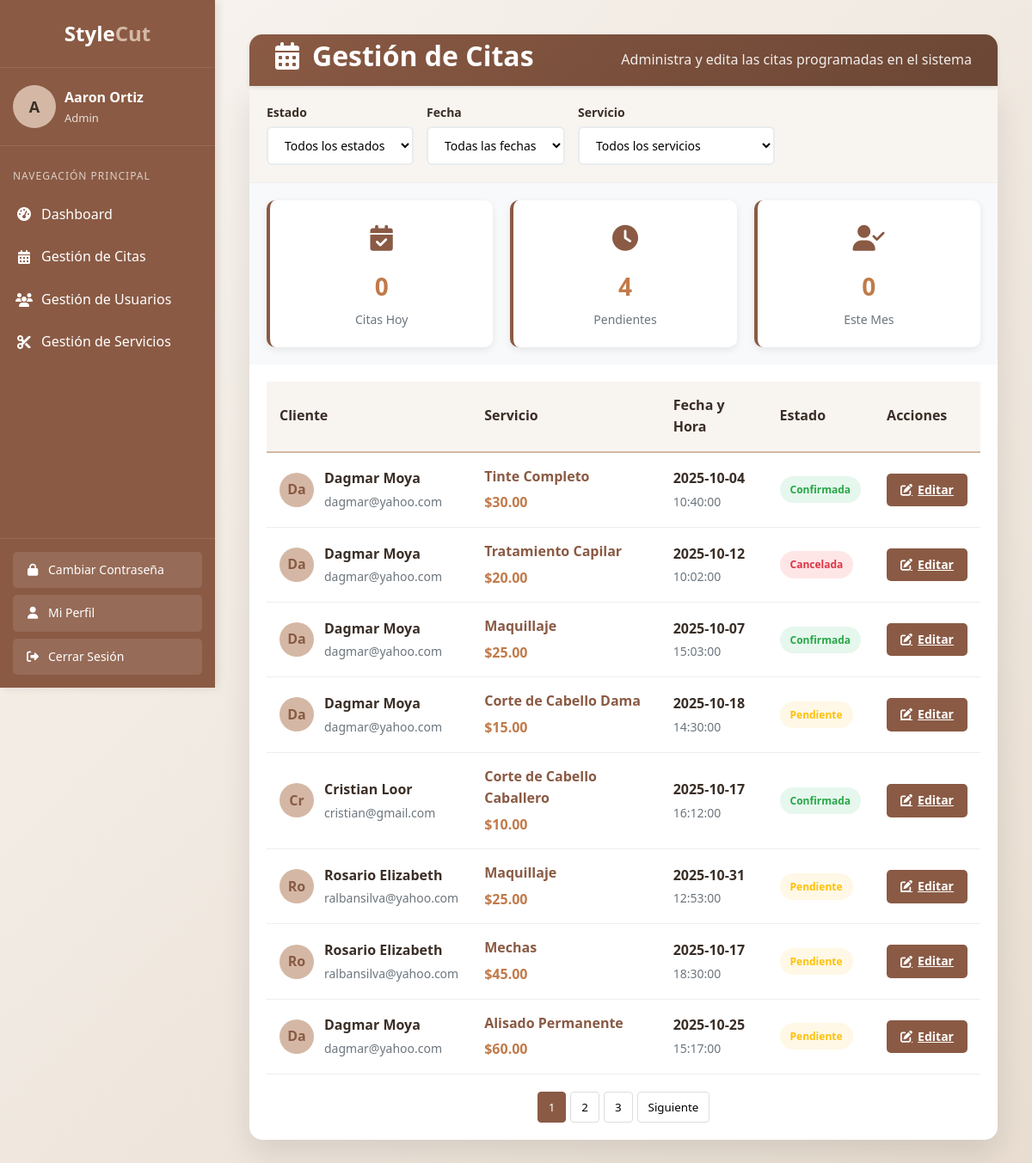
The page /admin/gestion_citas.php (signed in) on the database its author committed.
### tables this page shows
CREATE TABLE `citas` (
  `id` int(11) NOT NULL,
  `usuario_id` int(11) NOT NULL,
  `servicio_id` int(11) NOT NULL,
  `fecha` date NOT NULL,
  `hora` time NOT NULL,
  `estado` enum('pendiente','confirmada','cancelada') DEFAULT 'pendiente'
);

CREATE TABLE `usuarios` (
  `id` int(11) NOT NULL,
  `nombre` varchar(100) NOT NULL,
  `email` varchar(100) NOT NULL,
  `telefono` varchar(20) DEFAULT NULL,
  `password` varchar(255) NOT NULL,
  `rol` enum('cliente','admin') DEFAULT 'cliente',
  `github_id` varchar(50) DEFAULT NULL,
  `facebook_id` varchar(50) DEFAULT NULL
);

CREATE TABLE `servicios` (
  `id` int(11) NOT NULL,
  `nombre` varchar(100) NOT NULL,
  `descripcion` text DEFAULT NULL,
  `duracion` int(11) NOT NULL,
  `precio` decimal(10,2) NOT NULL
);

### admin/gestion_citas.php (the view, shortened to what this page needs)
<?php
include __DIR__ . "/../templates/header.php";
include __DIR__ . "/../conexion/bd.php";
$sql = $conexion->prepare("SELECT COUNT(*) as total FROM citas WHERE estado = 'pendiente'");
$sql->execute();
$total_citas_pendientes = $sql->fetch(PDO::FETCH_OBJ);
$sql = $conexion->prepare("SELECT COUNT(*) as total FROM citas WHERE DATE(fecha) = CURDATE()");
$sql->execute();
$total_citas_hoy = $sql->fetch(PDO::FETCH_OBJ);
$sql = $conexion->prepare("SELECT COUNT(*) as total FROM citas WHERE MONTH(fecha) = MONTH(CURDATE()) AND estado = 'confirmado'");
$sql->execute();
$total_citas_mes = $sql->fetch(PDO::FETCH_OBJ);
$sql = $conexion->prepare("SELECT citas.id AS id_cita, citas.fecha, citas.hora, citas.estado, citas.servicio_id,
servicios.nombre AS servicio, servicios.precio AS precio,
usuarios.nombre AS cliente, usuarios.email AS email
FROM citas
INNER JOIN servicios ON citas.servicio_id = servicios.id
INNER JOIN usuarios ON citas.usuario_id = usuarios.id
");
$sql->execute();
$citas = $sql->fetchAll(PDO::FETCH_OBJ);
?>
<div class="container">
    <div class="header">
        <h1><i class="fas fa-calendar-alt"></i> Gestión de Citas</h1>
        <p>Administra y edita las citas programadas en el sistema</p>
    </div>
    <div class="appointments-card">
        <div class="appointments-actions">
            <div class="filters-container">
                <div class="filter-group">
                    <label for="filter-status">Estado</label>
                    <select id="filter-status" class="filter-select">
                        <option value="all">Todos los estados</option>
                    </select>
                </div>
                <div class="filter-group">
                    <label for="filter-date">Fecha</label>
                    <select id="filter-date" class="filter-select">
                        <option value="all">Todas las fechas</option>
                    </select>
                </div>
                <div class="filter-group">
                    <label for="filter-service">Servicio</label>
                    <select id="filter-service" class="filter-select">
                        <option value="all">Todos los servicios</option>
                    </select>
                </div>
            </div>
        </div>
        <div class="appointments-stats">
            <div class="stat-card">
                <div class="stat-icon"><i class="fas fa-calendar-check"></i></div>
                <div class="stat-number"><?php echo $total_citas_hoy->total; ?></div>
                <div class="stat-label">Citas Hoy</div>
            </div>
            <div class="stat-card">
                <div class="stat-icon"><i class="fas fa-clock"></i></div>
                <div class="stat-number"><?php echo $total_citas_pendientes->total; ?></div>
                <div class="stat-label">Pendientes</div>
            </div>
            <div class="stat-card">
                <div class="stat-icon"><i class="fas fa-user-check"></i></div>
                <div class="stat-number"><?php echo $total_citas_mes->total; ?></div>
                <div class="stat-label">Este Mes</div>
            </div>
        </div>
        <div class="appointments-table-container">
            <table class="appointments-table">
                <thead>
                    <tr>
                        <th>Cliente</th>
                        <th>Servicio</th>
                        <th>Fecha y Hora</th>
                        <th>Estado</th>
                        <th>Acciones</th>
                    </tr>
                </thead>
                <tbody>
                    <tr>
                        <?php foreach ($citas as $item) : ?>
                            <td>
                                <div class="client-info">
                                    <div class="client-avatar"><?php echo substr($item->cliente, 0, 2); ?></div>
                                    <div class="client-details">
                                        <h4><?php echo $item->cliente; ?></h4>
                                        <p><?php echo $item->email; ?></p>
                                    </div>
                                </div>
                            </td>
                            <td>
                                <div class="service-info"><?php echo $item->servicio; ?></div>
                                <div class="service-price">$<?php echo $item->precio; ?></div>
                            </td>
                            <td>
                                <div class="datetime-info">
                                    <span class="date"><?php echo $item->fecha; ?></span>
                                    <span class="time"><?php echo $item->hora; ?></span>
                                </div>
                            </td>
                            <td>
                                <?php if ($item->estado == 'pendiente') : ?>
                                    <span class="status-badge status-pending" data-estado="pending">Pendiente</span>
                                <?php elseif ($item->estado == 'confirmada') : ?>
                                    <span class="status-badge status-confirmed" data-estado="confirmed">Confirmada</span>
                                <?php elseif ($item->estado == 'cancelada') : ?>
                                    <span class="status-badge status-cancelled" data-estado="cancelled">Cancelada</span>
                                <?php endif; ?>
                            </td>
                            <td>
                                <a href="editar_estado_cita.php?id_cita=<?php echo $item->id_cita; ?>" class="btn btn-primary">
                                    <i class="fas fa-edit"></i> Editar
                                </a>
                            </td>
                    </tr>
                <?php endforeach; ?>
                </tbody>
            </table>
            <div class="pagination">
                <button class="pagination-btn active">1</button>
                <button class="pagination-btn">2</button>
                <button class="pagination-btn">3</button>
                <button class="pagination-btn">Siguiente</button>
            </div>
        </div>
    </div>
</div>
<?php include __DIR__ . "/../templates/footer.php"; ?>

### templates/header.php (style rules this page uses)
:root { --primary: #8a5a44; --primary-dark: #6b4634; --secondary: #d4b8a5; --accent: #c17a4a; --dark: #3a2e26; --light: #f8f4f0; --text: #333333; --sidebar-width: 250px; --header-height: 60px; --box-border-radius: 8px; }
* { margin: 0; padding: 0; box-sizing: border-box; font-family: 'Source Sans Pro', 'Segoe UI', Tahoma, Geneva, Verdana, sans-serif; }
body { background-color: #f4f6f9; color: var(--text); line-height: 1.6; min-height: 100vh; display: flex; }
.header { background-color: white; height: var(--header-height); box-shadow: 0 2px 5px rgba(0, 0, 0, 0.1); display: flex; align-items: center; justify-content: space-between; padding: 0 20px; position: sticky; top: 0; z-index: 800; }
.btn { padding: 8px 16px; border-radius: 4px; font-weight: 600; cursor: pointer; transition: all 0.3s ease; border: none; font-size: 14px; }
.btn-primary { background-color: var(--primary); color: white; }
.status-confirmed { background-color: #e6f7ee; color: #0cb577; }
.status-pending { background-color: #fff8e6; color: #f4c150; }
.status-cancelled { background-color: #ffe6e6; color: #f45050; }

### rows shown on the page
citas: usuario.nombre "Da", usuario.nombre "Dagmar Moya", usuario.email "dagmar@yahoo.com", servicio.nombre "Tinte Completo", servicio.precio "30.00", fecha "2025-10-04", hora "10:40:00", estado "Confirmada"
citas: usuario.nombre "Da", usuario.nombre "Dagmar Moya", usuario.email "dagmar@yahoo.com", servicio.nombre "Tratamiento Capilar", servicio.precio "20.00", fecha "2025-10-12", hora "10:02:00", estado "Cancelada"
citas: usuario.nombre "Da", usuario.nombre "Dagmar Moya", usuario.email "dagmar@yahoo.com", servicio.nombre "Maquillaje", servicio.precio "25.00", fecha "2025-10-07", hora "15:03:00", estado "Confirmada"
citas: usuario.nombre "Da", usuario.nombre "Dagmar Moya", usuario.email "dagmar@yahoo.com", servicio.nombre "Corte de Cabello Dama", servicio.precio "15.00", fecha "2025-10-18", hora "14:30:00", estado "Pendiente"
citas: usuario.nombre "Cr", usuario.nombre "Cristian Loor", usuario.email "cristian@gmail.com", servicio.nombre "Corte de Cabello Caballero", servicio.precio "10.00", fecha "2025-10-17", hora "16:12:00", estado "Confirmada"
citas: usuario.nombre "Ro", usuario.nombre "Rosario Elizabeth", usuario.email "ralbansilva@yahoo.com", servicio.nombre "Maquillaje", servicio.precio "25.00", fecha "2025-10-31", hora "12:53:00", estado "Pendiente"
citas: usuario.nombre "Ro", usuario.nombre "Rosario Elizabeth", usuario.email "ralbansilva@yahoo.com", servicio.nombre "Mechas", servicio.precio "45.00", fecha "2025-10-17", hora "18:30:00", estado "Pendiente"
citas: usuario.nombre "Da", usuario.nombre "Dagmar Moya", usuario.email "dagmar@yahoo.com", servicio.nombre "Alisado Permanente", servicio.precio "60.00", fecha "2025-10-25", hora "15:17:00", estado "Pendiente"

### other values the page prints
substr($_SESSION['nombre'], 0, 1) "A"
$_SESSION['nombre'] "Aaron Ortiz"
$_SESSION['rol'] "Admin"
$total_citas_hoy->total "0"
$total_citas_pendientes->total "4"
$total_citas_mes->total "0"
